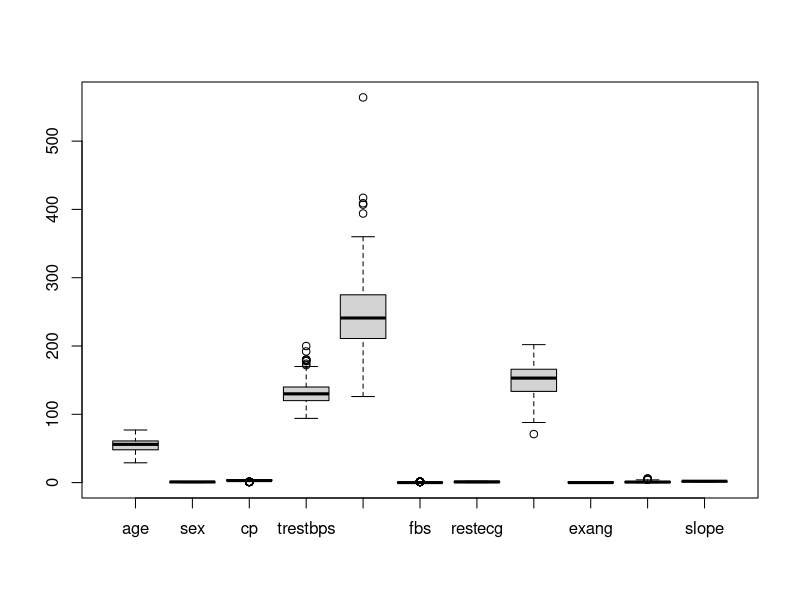
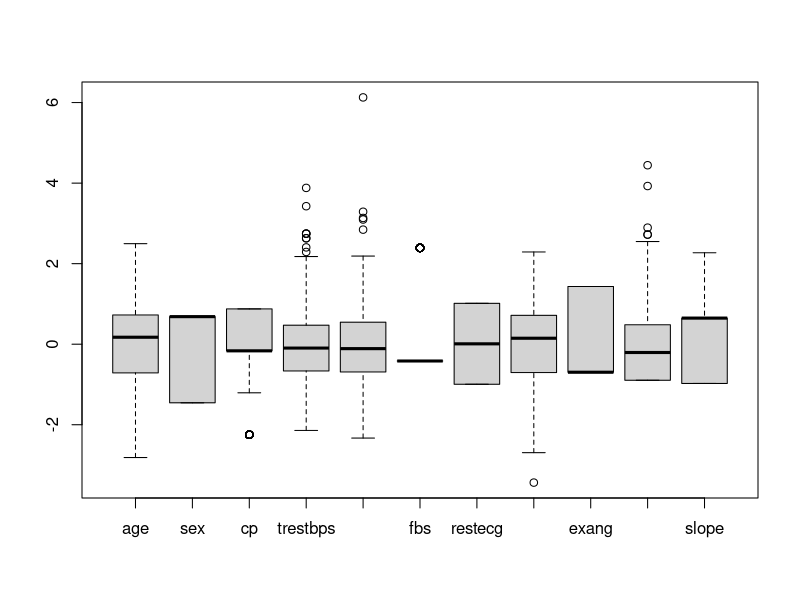
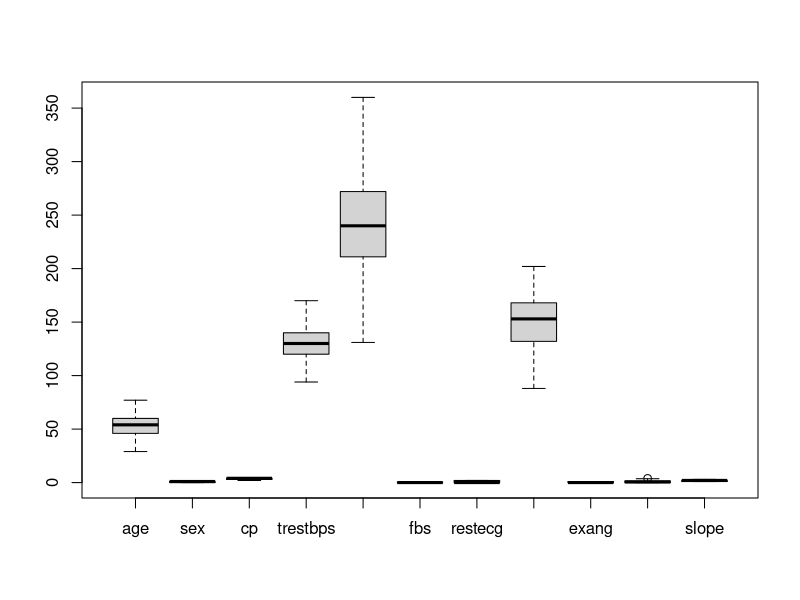
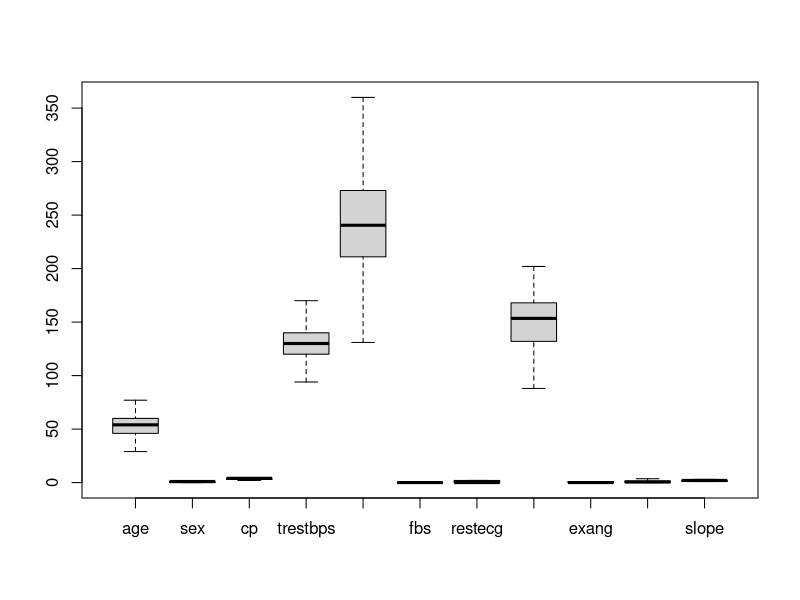
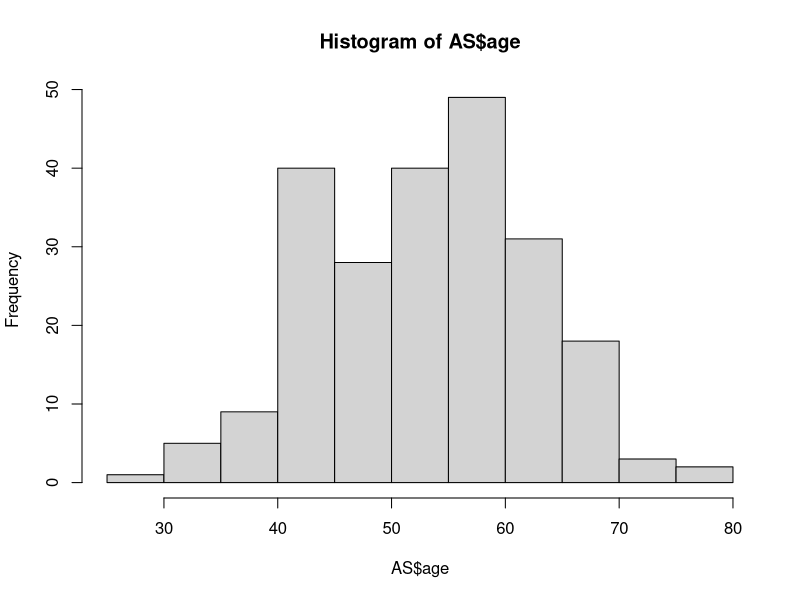
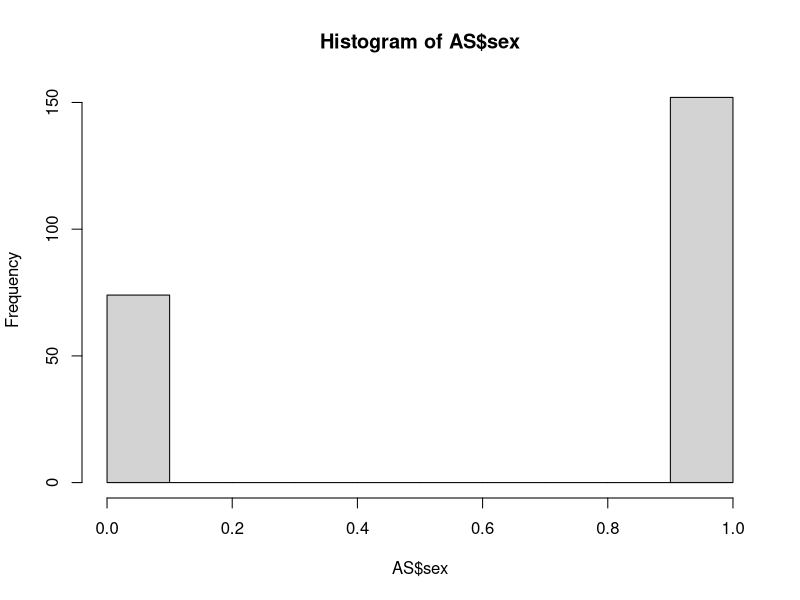
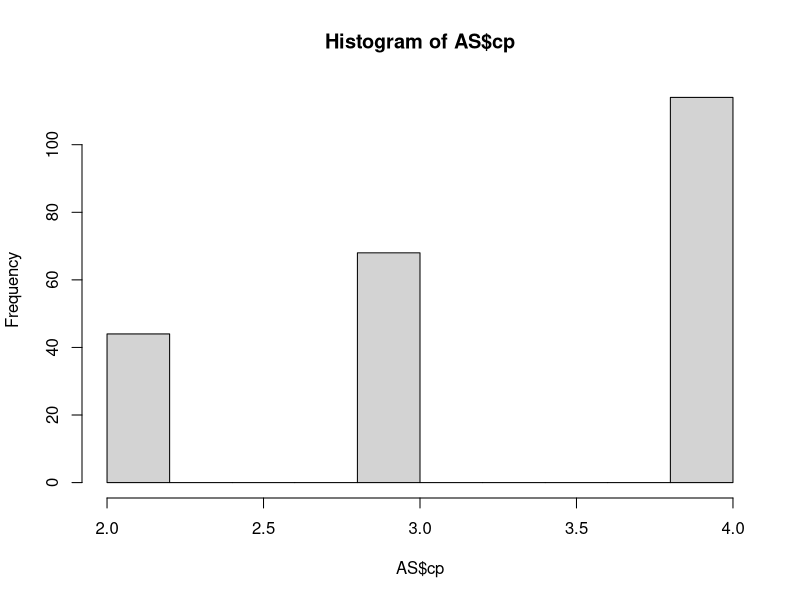
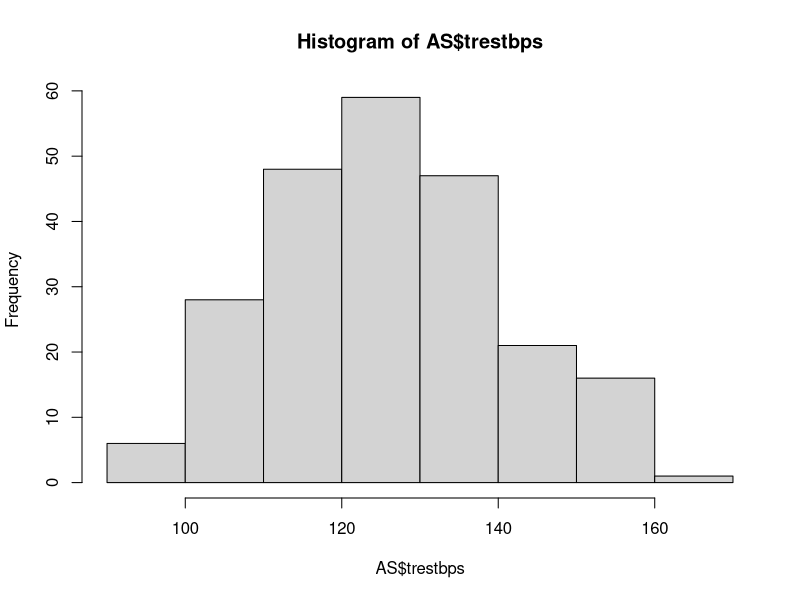

Recreate these plots in R, in order.
#read dataset
Heartdiseas <- read.table("Heartdiseas.txt", header = TRUE, sep = ",")

#view dataset
View(Heartdiseas)

#store dataset in two variables
A <- Heartdiseas
AS <- Heartdiseas

# Evidence that the data should be scaled?
summary(AS)

# Remove id
A = A[ , !(names(A) %in% c("id"))]
AS = AS[ , !(names(AS) %in% c("id"))]

# Scaling data and saving as a data frame
scaled = scale(AS)

# What does data look like now?
summary(scaled)

#view dataset after remove id
View(AS)

#give duplicated rows
AS[duplicated(AS),]

#give number of duplicates
sum(duplicated(AS))

#Find Location of Missing Values
which(is.na(AS$column_name))

#Count Total Missing Values
sum(is.na(AS$column_name))

#check if there is null
is.null(AS)

#visualizing outliers
boxplot(A[,c('age','sex','cp','trestbps','chol','fbs','restecg','thalach','exang','oldpeak','slope')])
boxplot(scaled)$out

#########################################################
#detect and remove outliers from dataset
outliers <- function(AS) { 
  
  Q1 <- quantile(AS, probs=.25) 
  Q3 <- quantile(AS, probs=.75) 
  iqr = Q3-Q1 

  upper_limit = Q3 + (iqr*1.5) 
  lower_limit = Q1 - (iqr*1.5) 
  
  AS > upper_limit | AS < lower_limit 
} 

remove_outliers <- function(AS, cols = names(d)) { 
  for (col in cols) { 
    AS <- AS[!outliers(AS[[col]]),] 
  } 
  AS
} 

AS <- remove_outliers(AS, c('age','sex','cp','trestbps','chol','fbs','restecg','thalach','exang','oldpeak','slope'))

# Create a boxplot of the dataset after removing outliers
boxplot(AS)$out

#find other outliers then remove them
AS <- remove_outliers(AS, c('age','sex','cp','trestbps','chol','fbs','restecg','thalach','exang','oldpeak','slope'))

# Create a boxplot after cleaning dataset from all outliers
boxplot(AS)$out

#########################################################
# create a histogram for all columns after cleaning dataset from all outliers
hist(AS$age)
hist(AS$sex)
hist(AS$cp)
hist(AS$trestbps)
hist(AS$chol)
hist(AS$fbs)
hist(AS$restecg)
hist(AS$thalach)
hist(AS$exang)
hist(AS$oldpeak)
hist(AS$slope)

#########################################################
#create scater plot
install.packages("car")
library("car")
scatterplot(age ~  sex , data =AS )

#test for correlation between 2 columns
cor.test(AS$age,AS$sex)

#########################################################
#kmeans by using 3 centroid
zz <- kmeans (AS, 3)
zz

#every centroid have a number of item
tap <- table(zz$cluster)
tap

## Create a boxplot of kmeans
k<- boxplot(zz)$stats

# Create a Plot of  the clusters 
q<-plot(AS, col = zz$cluster)
#x<-plot(AS$age, AS$chol, col = zz$cluster)

# Create  their centers
z<-points(zz$centers, col = 1:3, pch = 8, cex=2)

#To know the appropriate number of clusters
arr=numeric(16)  
for(i in 1:16) arr[i]=sum(kmeans(AS,i) $withinss)
plot(1:16,arr,type='b',xlab='number of cluster',ylab='within grp sum square')

#########################################################
# Finding distance matrix
distance_mat <- dist(AS, method = 'euclidean')
distance_mat

# Fitting Hierarchical clustering Model for single method
Hierar_cl_single <- hclust(distance_mat, method = "single")
Hierar_cl_single

# Plotting dendrogram
plot(Hierar_cl_single)
rect.hclust(Hierar_cl_single, k = 3, border = 2:5)


# Fitting Hierarchical clustering Model for complete method
Hierar_cl_complete <- hclust(distance_mat, method = "complete")
Hierar_cl_complete

# Plotting dendrogram
plot(Hierar_cl_complete)
rect.hclust(Hierar_cl_complete, k = 3, border = 2:5)


# Fitting Hierarchical clustering Model for average method
Hierar_cl_average <- hclust(distance_mat, method = "average")
Hierar_cl_average

# Plotting dendrogram
plot(Hierar_cl_average)
rect.hclust(Hierar_cl_average, k = 3, border = 2:5)



#########################################################
#fitting DBscan
install.packages("dbscan")
library(dbscan)

db = dbscan(AS, 0.45, 5)
db

hullplot(AS, db$cluster)
hullplot(AS, db$cluster + 1L:2L)
pairs(AS, col = db$cluster + 1L)
pairs(AS, col = db$cluster + 1L:2L)
